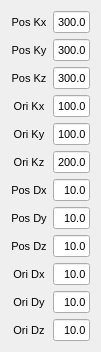
  <widget class="QWidget" name="layoutWidget_4">
   <property name="geometry">
    <rect>
     <x>376</x>
     <y>375</y>
     <width>101</width>
     <height>332</height>
    </rect>
   </property>
   <layout class="QGridLayout" name="gridLayout_7">
    <item row="0" column="0">
     <widget class="QLabel" name="label_134">
      <property name="font">
       <font>
        <pointsize>8</pointsize>
       </font>
      </property>
      <property name="text">
       <string>Pos Kx</string>
      </property>
      <property name="alignment">
       <set>Qt::AlignCenter</set>
      </property>
     </widget>
    </item>
    <item row="0" column="1">
     <widget class="QLineEdit" name="CON_LF_OFFCONTACT_POS_KX">
      <property name="font">
       <font>
        <pointsize>8</pointsize>
       </font>
      </property>
      <property name="text">
       <string>300.0</string>
      </property>
      <property name="alignment">
       <set>Qt::AlignRight|Qt::AlignTrailing|Qt::AlignVCenter</set>
      </property>
     </widget>
    </item>
    <item row="1" column="0">
     <widget class="QLabel" name="label_135">
      <property name="font">
       <font>
        <pointsize>8</pointsize>
       </font>
      </property>
      <property name="text">
       <string>Pos Ky</string>
      </property>
      <property name="alignment">
       <set>Qt::AlignCenter</set>
      </property>
     </widget>
    </item>
    <item row="1" column="1">
     <widget class="QLineEdit" name="CON_LF_OFFCONTACT_POS_KY">
      <property name="font">
       <font>
        <pointsize>8</pointsize>
       </font>
      </property>
      <property name="text">
       <string>300.0</string>
      </property>
      <property name="alignment">
       <set>Qt::AlignRight|Qt::AlignTrailing|Qt::AlignVCenter</set>
      </property>
     </widget>
    </item>
    <item row="2" column="0">
     <widget class="QLabel" name="label_136">
      <property name="font">
       <font>
        <pointsize>8</pointsize>
       </font>
      </property>
      <property name="text">
       <string>Pos Kz</string>
      </property>
      <property name="alignment">
       <set>Qt::AlignCenter</set>
      </property>
     </widget>
    </item>
    <item row="2" column="1">
     <widget class="QLineEdit" name="CON_LF_OFFCONTACT_POS_KZ">
      <property name="font">
       <font>
        <pointsize>8</pointsize>
       </font>
      </property>
      <property name="text">
       <string>300.0</string>
      </property>
      <property name="alignment">
       <set>Qt::AlignRight|Qt::AlignTrailing|Qt::AlignVCenter</set>
      </property>
     </widget>
    </item>
    <item row="3" column="0">
     <widget class="QLabel" name="label_137">
      <property name="font">
       <font>
        <pointsize>8</pointsize>
       </font>
      </property>
      <property name="text">
       <string>Ori Kx</string>
      </property>
      <property name="alignment">
       <set>Qt::AlignCenter</set>
      </property>
     </widget>
    </item>
    <item row="3" column="1">
     <widget class="QLineEdit" name="CON_LF_OFFCONTACT_ORI_KX">
      <property name="font">
       <font>
        <pointsize>8</pointsize>
       </font>
      </property>
      <property name="text">
       <string>100.0</string>
      </property>
      <property name="alignment">
       <set>Qt::AlignRight|Qt::AlignTrailing|Qt::AlignVCenter</set>
      </property>
     </widget>
    </item>
    <item row="4" column="0">
     <widget class="QLabel" name="label_138">
      <property name="font">
       <font>
        <pointsize>8</pointsize>
       </font>
      </property>
      <property name="text">
       <string>Ori Ky</string>
      </property>
      <property name="alignment">
       <set>Qt::AlignCenter</set>
      </property>
     </widget>
    </item>
    <item row="4" column="1">
     <widget class="QLineEdit" name="CON_LF_OFFCONTACT_ORI_KY">
      <property name="font">
       <font>
        <pointsize>8</pointsize>
       </font>
      </property>
      <property name="text">
       <string>100.0</string>
      </property>
      <property name="alignment">
       <set>Qt::AlignRight|Qt::AlignTrailing|Qt::AlignVCenter</set>
      </property>
     </widget>
    </item>
    <item row="5" column="0">
     <widget class="QLabel" name="label_139">
      <property name="font">
       <font>
        <pointsize>8</pointsize>
       </font>
      </property>
      <property name="text">
       <string>Ori Kz</string>
      </property>
      <property name="alignment">
       <set>Qt::AlignCenter</set>
      </property>
     </widget>
    </item>
    <item row="5" column="1">
     <widget class="QLineEdit" name="CON_LF_OFFCONTACT_ORI_KZ">
      <property name="font">
       <font>
        <pointsize>8</pointsize>
       </font>
      </property>
      <property name="text">
       <string>200.0</string>
      </property>
      <property name="alignment">
       <set>Qt::AlignRight|Qt::AlignTrailing|Qt::AlignVCenter</set>
      </property>
     </widget>
    </item>
    <item row="6" column="0">
     <widget class="QLabel" name="label_140">
      <property name="font">
       <font>
        <pointsize>8</pointsize>
       </font>
      </property>
      <property name="text">
       <string>Pos Dx</string>
      </property>
      <property name="alignment">
       <set>Qt::AlignCenter</set>
      </property>
     </widget>
    </item>
    <item row="6" column="1">
     <widget class="QLineEdit" name="CON_LF_OFFCONTACT_POS_DX">
      <property name="font">
       <font>
        <pointsize>8</pointsize>
       </font>
      </property>
      <property name="text">
       <string>10.0</string>
      </property>
      <property name="alignment">
       <set>Qt::AlignRight|Qt::AlignTrailing|Qt::AlignVCenter</set>
      </property>
     </widget>
    </item>
    <item row="7" column="0">
     <widget class="QLabel" name="label_141">
      <property name="font">
       <font>
        <pointsize>8</pointsize>
       </font>
      </property>
      <property name="text">
       <string>Pos Dy</string>
      </property>
      <property name="alignment">
       <set>Qt::AlignCenter</set>
      </property>
     </widget>
    </item>
    <item row="7" column="1">
     <widget class="QLineEdit" name="CON_LF_OFFCONTACT_POS_DY">
      <property name="font">
       <font>
        <pointsize>8</pointsize>
       </font>
      </property>
      <property name="text">
       <string>10.0</string>
      </property>
      <property name="alignment">
       <set>Qt::AlignRight|Qt::AlignTrailing|Qt::AlignVCenter</set>
      </property>
     </widget>
    </item>
    <item row="8" column="0">
     <widget class="QLabel" name="label_142">
      <property name="font">
       <font>
        <pointsize>8</pointsize>
       </font>
      </property>
      <property name="text">
       <string>Pos Dz</string>
      </property>
      <property name="alignment">
       <set>Qt::AlignCenter</set>
      </property>
     </widget>
    </item>
    <item row="8" column="1">
     <widget class="QLineEdit" name="CON_LF_OFFCONTACT_POS_DZ">
      <property name="font">
       <font>
        <pointsize>8</pointsize>
       </font>
      </property>
      <property name="text">
       <string>10.0</string>
      </property>
      <property name="alignment">
       <set>Qt::AlignRight|Qt::AlignTrailing|Qt::AlignVCenter</set>
      </property>
     </widget>
    </item>
    <item row="9" column="0">
     <widget class="QLabel" name="label_143">
      <property name="font">
       <font>
        <pointsize>8</pointsize>
       </font>
      </property>
      <property name="text">
       <string>Ori Dx</string>
      </property>
      <property name="alignment">
       <set>Qt::AlignCenter</set>
      </property>
     </widget>
    </item>
    <item row="9" column="1">
     <widget class="QLineEdit" name="CON_LF_OFFCONTACT_ORI_DX">
      <property name="font">
       <font>
        <pointsize>8</pointsize>
       </font>
      </property>
      <property name="text">
       <string>10.0</string>
      </property>
      <property name="alignment">
       <set>Qt::AlignRight|Qt::AlignTrailing|Qt::AlignVCenter</set>
      </property>
     </widget>
    </item>
    <item row="10" column="0">
     <widget class="QLabel" name="label_144">
      <property name="font">
       <font>
        <pointsize>8</pointsize>
       </font>
      </property>
      <property name="text">
       <string>Ori Dy</string>
      </property>
      <property name="alignment">
       <set>Qt::AlignCenter</set>
      </property>
     </widget>
    </item>
    <item row="10" column="1">
     <widget class="QLineEdit" name="CON_LF_OFFCONTACT_ORI_DY">
      <property name="font">
       <font>
        <pointsize>8</pointsize>
       </font>
      </property>
      <property name="text">
       <string>10.0</string>
      </property>
      <property name="alignment">
       <set>Qt::AlignRight|Qt::AlignTrailing|Qt::AlignVCenter</set>
      </property>
     </widget>
    </item>
    <item row="11" column="0">
     <widget class="QLabel" name="label_145">
      <property name="font">
       <font>
        <pointsize>8</pointsize>
       </font>
      </property>
      <property name="text">
       <string>Ori Dz</string>
      </property>
      <property name="alignment">
       <set>Qt::AlignCenter</set>
      </property>
     </widget>
    </item>
    <item row="11" column="1">
     <widget class="QLineEdit" name="CON_LF_OFFCONTACT_ORI_DZ">
      <property name="font">
       <font>
        <pointsize>8</pointsize>
       </font>
      </property>
      <property name="text">
       <string>10.0</string>
      </property>
      <property name="alignment">
       <set>Qt::AlignRight|Qt::AlignTrailing|Qt::AlignVCenter</set>
      </property>
     </widget>
    </item>
   </layout>
  </widget>
